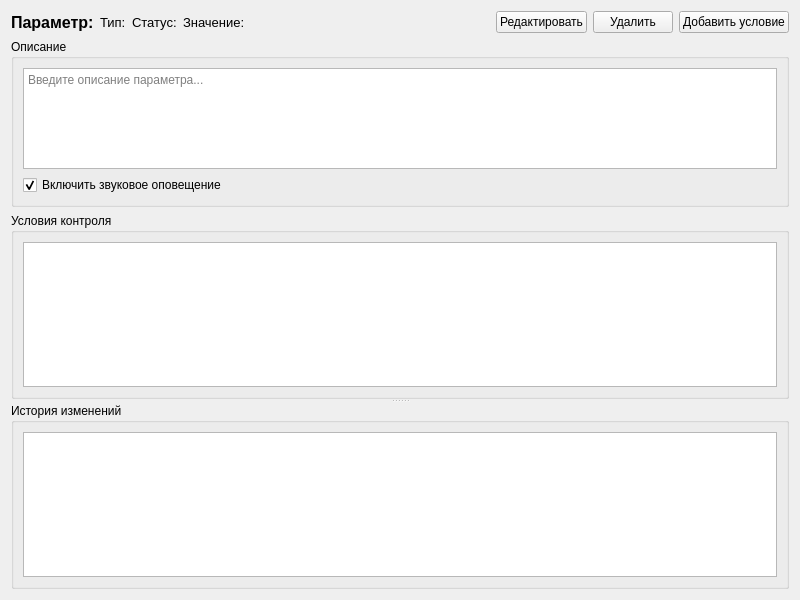
<?xml version="1.0" encoding="UTF-8"?>
<ui version="4.0">
 <class>ParameterCardView</class>
 <widget class="QWidget" name="ParameterCardView">
  <property name="geometry">
   <rect>
    <x>0</x>
    <y>0</y>
    <width>800</width>
    <height>600</height>
   </rect>
  </property>
  <property name="windowTitle">
   <string>Карточка параметра</string>
  </property>
  <property name="windowIcon">
   <iconset resource="../resources/resources.qrc">
    <normaloff>:/resources/icons/info.png</normaloff>:/resources/icons/info.png</iconset>
  </property>
  <layout class="QVBoxLayout" name="verticalLayout">
   <item>
    <layout class="QHBoxLayout" name="headerLayout">
     <item>
      <widget class="QLabel" name="nameLabel">
       <property name="font">
        <font>
         <pointsize>12</pointsize>
         <weight>75</weight>
         <bold>true</bold>
        </font>
       </property>
       <property name="text">
        <string>Параметр:</string>
       </property>
      </widget>
     </item>
     <item>
      <widget class="QLabel" name="typeLabel">
       <property name="font">
        <font>
         <pointsize>10</pointsize>
        </font>
       </property>
       <property name="text">
        <string>Тип:</string>
       </property>
      </widget>
     </item>
     <item>
      <widget class="QLabel" name="statusLabel">
       <property name="font">
        <font>
         <pointsize>10</pointsize>
        </font>
       </property>
       <property name="text">
        <string>Статус:</string>
       </property>
      </widget>
     </item>
     <item>
      <widget class="QLabel" name="valueLabel">
       <property name="font">
        <font>
         <pointsize>10</pointsize>
        </font>
       </property>
       <property name="text">
        <string>Значение:</string>
       </property>
      </widget>
     </item>
     <item>
      <spacer name="horizontalSpacer">
       <property name="orientation">
        <enum>Qt::Horizontal</enum>
       </property>
       <property name="sizeHint" stdset="0">
        <size>
         <width>40</width>
         <height>20</height>
        </size>
       </property>
      </spacer>
     </item>
     <item>
      <widget class="QPushButton" name="editButton">
       <property name="text">
        <string>Редактировать</string>
       </property>
       <property name="icon">
        <iconset resource="../resources/resources.qrc">
         <normaloff>:/resources/icons/edit.png</normaloff>:/resources/icons/edit.png</iconset>
       </property>
      </widget>
     </item>
     <item>
      <widget class="QPushButton" name="deleteButton">
       <property name="text">
        <string>Удалить</string>
       </property>
       <property name="icon">
        <iconset resource="../resources/resources.qrc">
         <normaloff>:/resources/icons/delete.png</normaloff>:/resources/icons/delete.png</iconset>
       </property>
      </widget>
     </item>
     <item>
      <widget class="QPushButton" name="addButton">
       <property name="text">
        <string>Добавить условие</string>
       </property>
       <property name="icon">
        <iconset resource="../resources/resources.qrc">
         <normaloff>:/resources/icons/add.png</normaloff>:/resources/icons/add.png</iconset>
       </property>
      </widget>
     </item>
    </layout>
   </item>
   <item>
    <widget class="QGroupBox" name="descriptionGroup">
     <property name="title">
      <string>Описание</string>
     </property>
     <layout class="QVBoxLayout" name="verticalLayout_2">
      <item>
       <widget class="QTextEdit" name="descriptionEdit">
        <property name="placeholderText">
         <string>Введите описание параметра...</string>
        </property>
       </widget>
      </item>
      <item>
       <widget class="QCheckBox" name="soundEnabledCheckBox">
        <property name="text">
         <string>Включить звуковое оповещение</string>
        </property>
        <property name="checked">
         <bool>true</bool>
        </property>
       </widget>
      </item>
     </layout>
    </widget>
   </item>
   <item>
    <widget class="QSplitter" name="splitter">
     <property name="orientation">
      <enum>Qt::Vertical</enum>
     </property>
     <widget class="QGroupBox" name="conditionsGroup">
      <property name="title">
       <string>Условия контроля</string>
      </property>
      <layout class="QVBoxLayout" name="verticalLayout_3">
       <item>
        <widget class="QTableView" name="conditionsTable">
         <property name="alternatingRowColors">
          <bool>true</bool>
         </property>
         <property name="selectionBehavior">
          <enum>QAbstractItemView::SelectRows</enum>
         </property>
         <attribute name="horizontalHeaderStretchLastSection">
          <bool>true</bool>
         </attribute>
         <attribute name="verticalHeaderVisible">
          <bool>false</bool>
         </attribute>
        </widget>
       </item>
      </layout>
     </widget>
     <widget class="QGroupBox" name="historyGroup">
      <property name="title">
       <string>История изменений</string>
      </property>
      <layout class="QVBoxLayout" name="verticalLayout_4">
       <item>
        <widget class="QTableView" name="historyTable">
         <property name="alternatingRowColors">
          <bool>true</bool>
         </property>
         <property name="selectionBehavior">
          <enum>QAbstractItemView::SelectRows</enum>
         </property>
         <attribute name="horizontalHeaderStretchLastSection">
          <bool>true</bool>
         </attribute>
         <attribute name="verticalHeaderVisible">
          <bool>false</bool>
         </attribute>
        </widget>
       </item>
      </layout>
     </widget>
    </widget>
   </item>
  </layout>
 </widget>
 <resources>
  <include location="../resources/resources.qrc"/>
 </resources>
 <connections/>
</ui>
